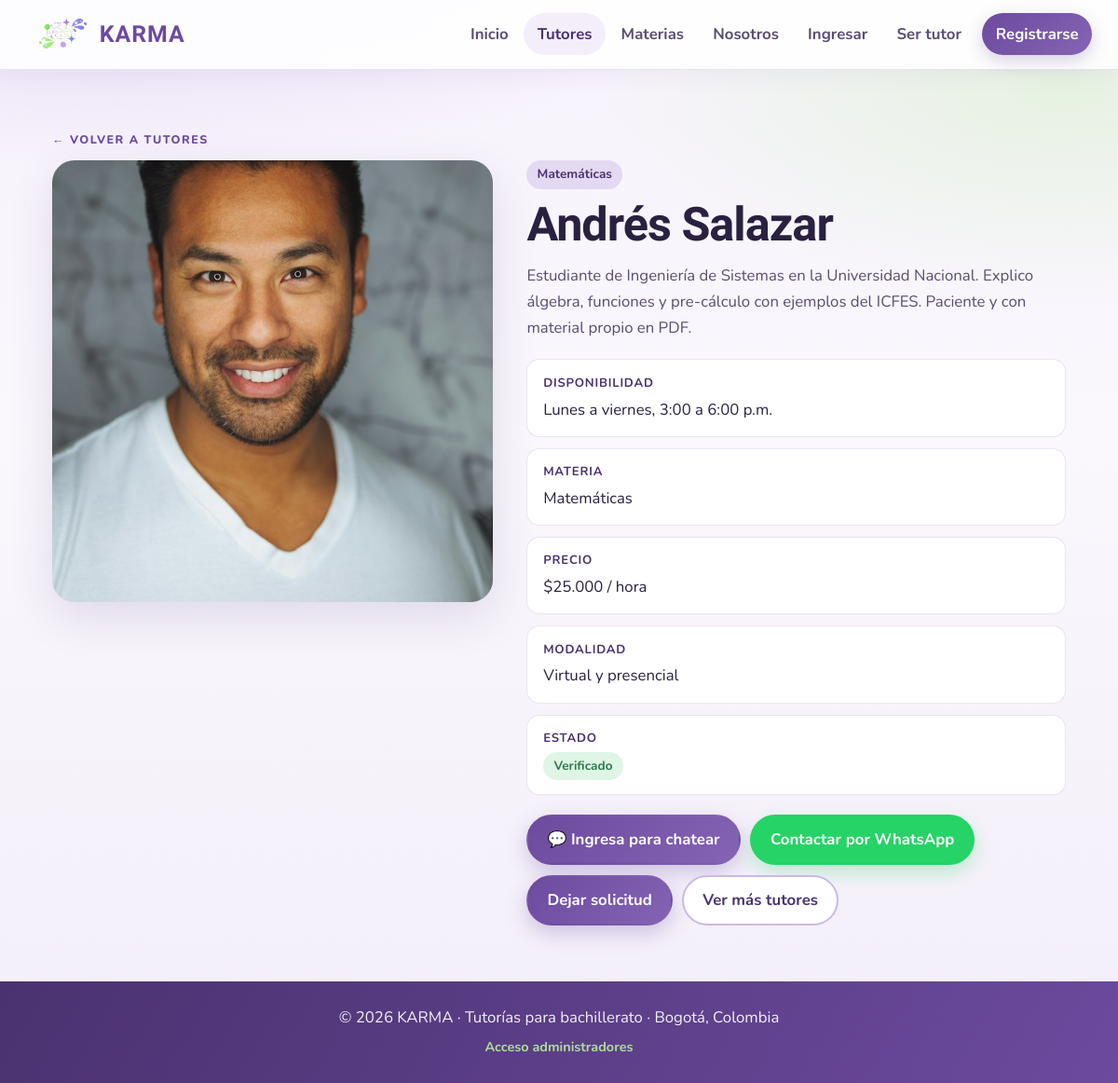
The app's page /tutor.php?id=1 with its own data.
### tables this page shows
CREATE TABLE tutor (
  id_tutor INT UNSIGNED AUTO_INCREMENT PRIMARY KEY,
  nombre VARCHAR(100) NOT NULL,
  correo VARCHAR(150) NULL UNIQUE,
  password_hash VARCHAR(255) NULL,
  descripcion TEXT NULL,
  disponibilidad VARCHAR(150) NOT NULL,
  precio_hora DECIMAL(10,2) NULL,
  modalidad ENUM('virtual','presencial','ambas') NOT NULL DEFAULT 'virtual',
  telefono VARCHAR(10) NOT NULL,
  foto_url VARCHAR(255) NULL,
  verificado TINYINT(1) NOT NULL DEFAULT 0,
  creado_en DATETIME NOT NULL DEFAULT CURRENT_TIMESTAMP,
  id_materia INT UNSIGNED NOT NULL,
  FOREIGN KEY (id_materia) REFERENCES materia(id_materia)
);

CREATE TABLE materia (
  id_materia INT UNSIGNED AUTO_INCREMENT PRIMARY KEY,
  nombre VARCHAR(100) NOT NULL UNIQUE,
  imagen VARCHAR(255) NULL,
  descripcion VARCHAR(255) NULL
);

### includes/funciones.php (called while the page is built, shortened)
<?php
require_once __DIR__ . '/cache.php';
function e($texto) {
    return htmlspecialchars((string)$texto, ENT_QUOTES, "UTF-8");
}
function cargarTutorConMateria(mysqli $db, int $id): ?array
{
    $stmt = $db->prepare(
        'SELECT t.id_tutor, t.nombre, t.descripcion, t.disponibilidad, t.precio_hora, t.modalidad,
                t.telefono, t.foto_url, t.verificado, t.id_materia, m.nombre AS materia
         FROM tutor t
         INNER JOIN materia m ON m.id_materia = t.id_materia
         WHERE t.id_tutor = ?'
    );
    $stmt->bind_param('i', $id);
    $stmt->execute();
    $row = $stmt->get_result()->fetch_assoc();
    return $row ?: null;
}
function obtenerTutorVerificado(mysqli $db, int $id): ?array
{
    $key = 'tutor_' . $id;
    $cached = cacheGet($key);
    $row = cargarTutorConMateria($db, $id);
    if ($row && (int) ($row['verificado'] ?? 0) === 1) {
        return $row;
    }
    return null;
}
function estudianteLogueado() {
    return isset($_SESSION["estudiante"]);
}
function tutorLogueado() {
    return isset($_SESSION["tutor"]);
}
function rutaFoto($ruta, $fallback = "img/estudiantes.jpg") {
    $ruta = trim((string)$ruta);
    return $ruta;
}
function formatoPrecio($precio) {
    return "$" . number_format((float)$precio, 0, ",", ".") . " / hora";
}
function etiquetaModalidad($m) {
    return ["virtual" => "Virtual", "presencial" => "Presencial", "ambas" => "Virtual y presencial"][$m] ?? "Virtual";
}

### includes/cache.php (called while the page is built, shortened)
<?php
function cacheDir(): string
{
    return CACHE_DIR;
}
function cachePath(string $key): string
{
    $safe = preg_replace('/[^a-zA-Z0-9._-]+/', '_', $key) ?: 'key';
    return cacheDir() . '/' . $safe . '.cache';
}
function cacheGet(string $key): mixed
{
    $path = cachePath($key);
    if (!is_file($path)) {
        return null;
    }
    $raw = @file_get_contents($path);
    $payload = @unserialize($raw, ['allowed_classes' => false]);
    return $payload['data'];
}
function cacheSet(string $key, mixed $data, int $ttl = CACHE_TTL_DEFAULT): void
{
    $path = cachePath($key);
    $payload = serialize([
        'expires' => time() + max(1, $ttl),
        'data' => $data,
    ]);
    $tmp = $path . '.' . bin2hex(random_bytes(4)) . '.tmp';
}

### tutor.php (the view, shortened to what this page needs)
<?php
require_once __DIR__ . "/includes/conexion.php";
require_once __DIR__ . "/includes/funciones.php";
$id = isset($_GET["id"]) ? (int)$_GET["id"] : 0;
$tutor = obtenerTutorVerificado($mysqli, $id);
require __DIR__ . "/includes/header.php";
?>
<main class="seccion">
    <div class="contenedor">
        <p class="etiqueta"><a href="tutores.php">← Volver a tutores</a></p>
        <article class="perfil-tutor">
            <div class="perfil-foto">
                <img src="<?= e(rutaFoto($tutor["foto_url"])) ?>" alt="Foto de <?= e($tutor["nombre"]) ?>">
            </div>
            <div>
                <span class="badge"><?= e($tutor["materia"]) ?></span>
                <h1 style="margin:0.6rem 0 0.75rem"><?= e($tutor["nombre"]) ?></h1>
                <p><?= nl2br(e($tutor["descripcion"] ?? "Tutor verificado en KARMA.")) ?></p>
                <div class="perfil-meta">
                    <div>
                        <strong>Disponibilidad</strong>
                        <?= e($tutor["disponibilidad"]) ?>
                    </div>
                    <div>
                        <strong>Materia</strong>
                        <?= e($tutor["materia"]) ?>
                    </div>
                    <div>
                        <strong>Precio</strong>
                        <?= e(formatoPrecio($tutor["precio_hora"] ?? null)) ?>
                    </div>
                    <div>
                        <strong>Modalidad</strong>
                        <?= e(etiquetaModalidad($tutor["modalidad"] ?? "virtual")) ?>
                    </div>
                    <div>
                        <strong>Estado</strong>
                        <span class="badge badge-ok">Verificado</span>
                    </div>
                </div>
                <div class="perfil-acciones">
                    <?php if (estudianteLogueado()): ?>
                        <a class="btn" href="chat.php?tutor=<?= (int)$tutor["id_tutor"] ?>">💬 Chatear y acordar tema</a>
                    <?php elseif (tutorLogueado()): ?>
                        <a class="btn" href="mis_chats.php">Ir a mis chats</a>
                    <?php else: ?>
                        <a class="btn" href="login.php">💬 Ingresa para chatear</a>
                    <?php endif; ?>
                    <a class="btn btn-wa" href="tutor.php?id=<?= (int)$tutor["id_tutor"] ?>&wa=1">Contactar por WhatsApp</a>
                    <a class="btn" href="solicitud.php?id_tutor=<?= (int)$tutor["id_tutor"] ?>">Dejar solicitud</a>
                    <a class="btn btn-secundario" href="tutores.php">Ver más tutores</a>
                </div>
            </div>
        </article>
    </div>
</main>
<?php require __DIR__ . "/includes/footer.php"; ?>

### css/style.css (style rules this page uses)
:root { --lavanda: #6c4a9e; --lavanda-deep: #4a3270; --lavanda-mid: #8564b5; --lavanda-soft: #cbb8e6; --lavanda-fog: #e4d9f2; --lavanda-mist: #f3eef9; --menta: #b9ef9c; --menta-deep: #8fd86a; --ink: #2a2140; --ink-soft: #5a4d72; --muted: #7a6f90; --white: #ffffff; --surface: #faf7fd; --danger: #b33a5a; --ok: #2f7a4f; --line: rgba(108, 74, 158, 0.14); --shadow: 0 16px 48px rgba(74, 50, 112, 0.14); --shadow-soft: 0 6px 22px rgba(74, 50, 112, 0.08); --radius: 14px; --radius-lg: 24px; --radius-pill: 999px; --font-display: "Bricolage Grotesque", "Segoe UI", sans-serif; --font-body: "Nunito", "Segoe UI", sans-serif; --max: 1140px; --pad-x: clamp(1rem, 3.5vw, 1.75rem); --touch: 44px; --fs-body: clamp(0.95rem, 0.9rem + 0.25vw, 1.05rem); --fs-h1: clamp(2rem, 1.35rem + 2.4vw, 3.4rem); --fs-h2: clamp(1.45rem, 1.15rem + 1vw, 2rem); --fs-hero: clamp(2.2rem, 1.4rem + 3.4vw, 4rem); --nav-h: 72px; }
*, *::before, *::after { margin: 0; padding: 0; box-sizing: border-box; }
html { scroll-behavior: smooth; overflow-x: clip; -webkit-text-size-adjust: 100%; }
body { font-family: var(--font-body); font-size: var(--fs-body); color: var(--ink); min-height: 100vh; line-height: 1.65; display: flex; flex-direction: column; overflow-x: clip; word-wrap: break-word; overflow-wrap: anywhere; background: radial-gradient(1200px 500px at 10% -10%, rgba(203, 184, 230, 0.55), transparent 60%), radial-gradient(900px 420px at 95% 8%, rgba(185, 239, 156, 0.28), transparent 55%), linear-gradient(180deg, #f7f2fc 0%, var(--surface) 40%, #f3eef9 100%); }
main { flex: 1; width: 100%; }
a { color: var(--lavanda); text-decoration: none; transition: color 0.2s ease, transform 0.2s ease, background 0.2s ease, border-color 0.2s ease, box-shadow 0.2s ease; }
img { max-width: 100%; height: auto; display: block; object-fit: cover; }
h1, h2, h3, .nav-marca { font-family: var(--font-display); color: var(--ink); line-height: 1.15; letter-spacing: -0.02em; }
h1 { font-size: var(--fs-h1); }
p { color: var(--ink-soft); }
.boton, .btn { display: inline-flex; align-items: center; justify-content: center; gap: 0.45rem; min-height: var(--touch); padding: 0.7rem 1.25rem; border-radius: var(--radius-pill); border: 2px solid transparent; background: linear-gradient(135deg, var(--lavanda) 0%, var(--lavanda-mid) 100%); color: var(--white); font-weight: 700; cursor: pointer; box-shadow: 0 8px 22px rgba(108, 74, 158, 0.28); text-decoration: none; }
.btn-secundario { background: var(--white); color: var(--lavanda-deep); border-color: var(--lavanda-soft); box-shadow: none; }
.btn-wa { background: #25d366; box-shadow: 0 8px 20px rgba(37, 211, 102, 0.28); }
.contenedor, .seccion-wrap { width: min(100% - 2 * var(--pad-x), var(--max)); margin-inline: auto; }
.seccion { padding: clamp(2.5rem, 5vw, 4rem) var(--pad-x); text-align: left; }
.etiqueta { display: inline-flex; align-items: center; gap: 0.4rem; color: var(--lavanda); font-weight: 800; text-transform: uppercase; letter-spacing: 0.12em; font-size: 0.78rem; margin-bottom: 0.75rem; }
.meta, .badge { display: inline-flex; align-items: center; gap: 0.3rem; font-size: 0.85rem; font-weight: 700; color: var(--lavanda-deep); }
.badge { padding: 0.25rem 0.7rem; border-radius: var(--radius-pill); background: var(--lavanda-fog); }
.badge-ok { background: #dff5e5; color: var(--ok); }
.perfil-tutor { display: grid; grid-template-columns: 0.9fr 1.1fr; gap: clamp(1.25rem, 3vw, 2.5rem); align-items: start; }
.perfil-foto { border-radius: var(--radius-lg); overflow: hidden; aspect-ratio: 1; box-shadow: var(--shadow); background: var(--lavanda-fog); }
.perfil-foto img { width: 100%; height: 100%; }
.perfil-acciones { display: flex; flex-wrap: wrap; gap: 0.65rem; margin-top: 1.35rem; }
.perfil-meta { display: grid; gap: 0.75rem; margin: 1.25rem 0; }
.perfil-meta div { background: var(--white); border: 1px solid var(--line); border-radius: var(--radius); padding: 0.9rem 1.05rem; }
.perfil-meta strong { display: block; color: var(--lavanda-deep); font-size: 0.82rem; text-transform: uppercase; letter-spacing: 0.06em; margin-bottom: 0.2rem; }

### records on screen
tutor: foto_url (picture), id_materia.nombre "Matemáticas", nombre "Andrés Salazar", descripcion "Estudiante de Ingeniería de Sistemas en la Universidad Nacional. Explico álgebra, funciones y pre-cálculo con ejemplos del ICFES. Paciente y con material propio en PDF.", disponibilidad "Lunes a viernes, 3:00 a 6:00 p.m.", precio_hora "$25.000 / hora", modalidad "Virtual y presencial"
